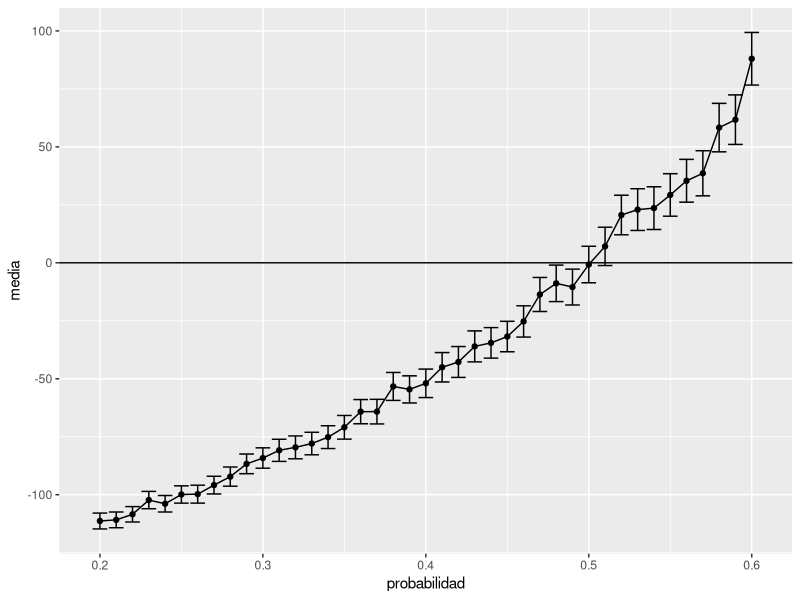
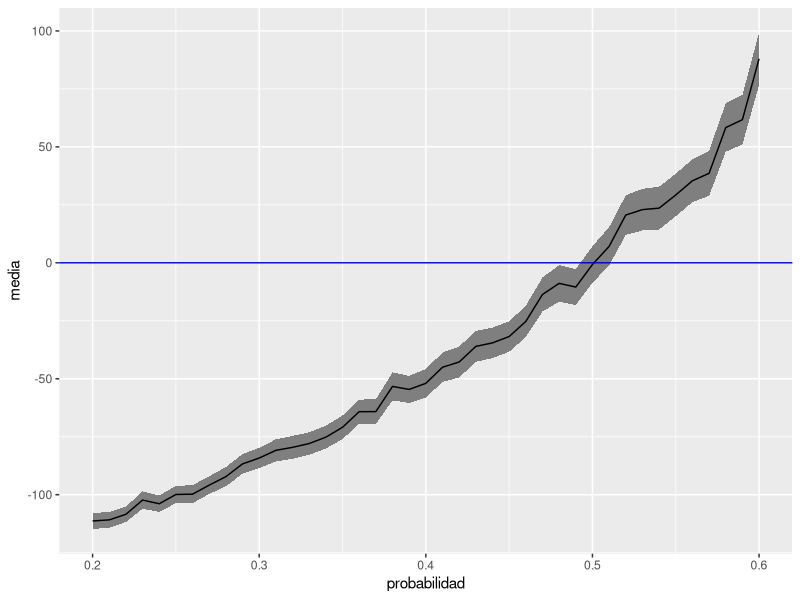
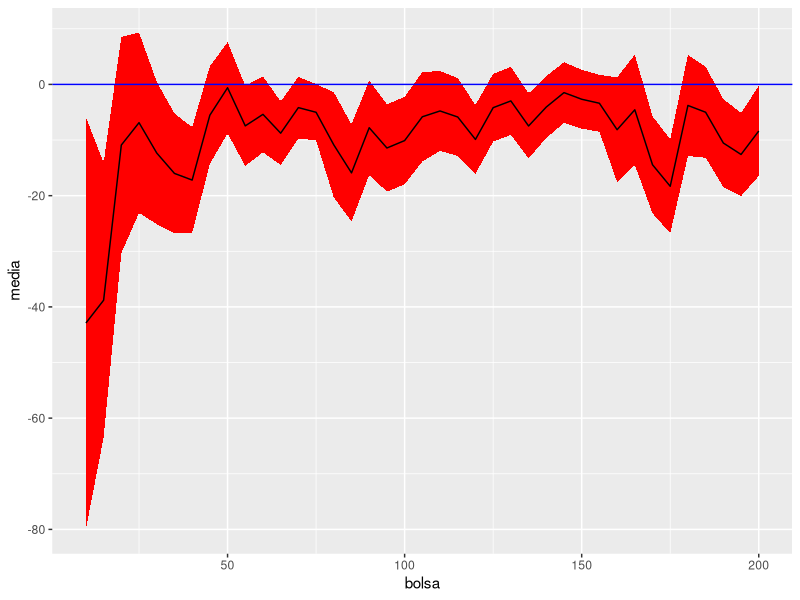
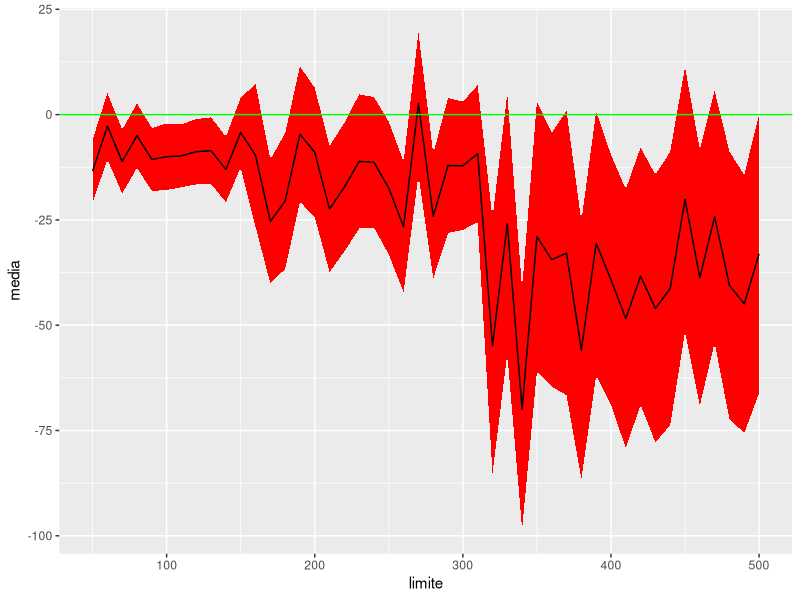

The R source for these figures, in order: (Note: a time limit stopped this script after it produced the figures.)


martingala<- function(bolsa= 100, apuesta=10, limite= 50, probabilidad = 18/37){
  ganado<- bolsa
  while(apuesta<=limite| apuesta<=bolsa){
    
    azar<- rbinom(1, 1, probabilidad)
    
    if(azar== 0){
      ganado<- ganado-apuesta  
      apuesta<-2*apuesta
    }else{
      ganado<- apuesta+ganado
      apuesta<- apuesta
    }
    
  }
  res<- ((ganado-bolsa)/bolsa)*100
  return(res)
}



set.seed(1)
martingala(100, 10, 50, 18/37)


data1<- data.frame(vector(mode= "numeric", length = 1000))

for(i in 1:1000){
  data1[i,1]<- martingala(100, 10, 50, 18/37)
}


media<- mean(data1[,1])
desviacion<- sd(data1[,1])/sqrt(1000)
intsup<- media+1.96*desviacion
intinf<- media-1.96*desviacion

sprintf("Media: %.2f- Desviación:%.2f- Intervalo superior:%.2f- Intervalo inferior:%.2f", media, desviacion, intsup, intinf)

## Modificando el valor probabilidad

probabilidad<- seq(0.2, 0.6, 0.01)
data2<- matrix(vector(mode = "numeric", length = 41000), ncol = length(probabilidad), nrow= 1000)
for(i in 1:length(probabilidad)){
 for(j in 1:1000){
  data2[j,i]<- martingala(100, 10, 50, probabilidad[i])
 }
}


for(i in 1 : length(probabilidad)){
  for(j in 1 : 1000){
data2[j,i]<-martingala(100, 10, 50, probabilidad[i])
  }
}  

data2<-as.data.frame(data2)


for(i in 1 : length(probabilidad)){
  names(data2)[i]<- sprintf("probabilidad- %.2f", probabilidad[i])
}



media<- vector(mode="numeric", length = length(probabilidad))
intinf<- vector(mode="numeric", length = length(probabilidad))
intsup<-vector(mode="numeric", length = length(probabilidad))

for(i in 1: length(probabilidad)){
 media[i]<- mean(data2[[i]])
  intsup[i]<- mean(data2[[i]])+1.96* (sd(data2[[i]])/sqrt(nrow(data2)))
  intinf[i]<- mean(data2[[i]])-1.96* (sd(data2[[i]])/sqrt(nrow(data2)))
}

data3<-data.frame(probabilidad,media,intinf, intsup)


require(ggplot2)
ggplot(data3, aes(x= probabilidad, y= media))+
  geom_errorbar(aes(ymin=intinf, ymax=intsup))+
  geom_line()+
  geom_point()+
  geom_hline(yintercept = 0)


ggplot(data3, aes(x= probabilidad, y= media))+
  geom_ribbon(aes(ymin=intinf, ymax=intsup), fill= "grey50")+
  geom_line()+
  geom_hline(yintercept = 0, color="blue")




## Modificando el valor de bolsa

bolsa<- seq(10,200, 5)

tabla4<- matrix( vector(mode= "numeric", length = length(bolsa)*1000), nrow= 1000, ncol= length(bolsa))

for(i in 1: length(bolsa)){
  for(j in 1: 1000){
    tabla4[j,i]<- martingala(bolsa[i])
  }
}

tabla4<- as.data.frame(tabla4)

for(i in 1 : length(bolsa)){
  names(tabla4)[i]<- sprintf("dinero inicio- %3d", bolsa[i])
}



media<- vector(mode="numeric", length = length(bolsa))
intinf<- vector(mode="numeric", length = length(bolsa))
intsup<-vector(mode="numeric", length = length(bolsa))
for(i in 1: length(bolsa)){
 media[i]<- mean(tabla4[[i]])
 intsup[i]<- mean(tabla4[[i]])+1.96* (sd(tabla4[[i]])/sqrt(nrow(tabla4)))
 intinf[i]<- mean(tabla4[[i]])-1.96* (sd(tabla4[[i]])/sqrt(nrow(tabla4)))
}

tabla5<-data.frame(bolsa,media,intsup,intinf)



ggplot(tabla5,aes(x=bolsa, y=media))+
  geom_ribbon(aes(ymax=intsup, ymin=intinf), fill="red")+
  geom_line()+
  geom_hline(yintercept=0, color= "blue")


## Cambiando el límite de la mesa

limite<- seq(50, 500, 10)

tabla6<- matrix( vector(mode= "numeric", length= length(limite)*1000), nrow = 1000, ncol = length(limite))

for(i in 1: length(limite)){
  for(j in 1: 1000){
    tabla6[j,i]<- martingala(limite = limite[i])
  }
}

tabla6<- as.data.frame(tabla6)

for(i in 1 : length(limite)){
  names(tabla6)[i]<- sprintf("limite establecido de mesa- %3d", limite[i])
}


media<- vector(mode="numeric", length = length(limite))
intinf<- vector(mode="numeric", length = length(limite))
intsup<-vector(mode="numeric", length = length(limite))
for(i in 1: length(limite)){
 media[i]<- mean(tabla6[[i]])
  intsup[i]<- mean(tabla6[[i]])+ 1.96*sd(tabla6[[i]]/sqrt(nrow(tabla6)))
  intinf[i]<- mean(tabla6[[i]])- 1.96*sd(tabla6[[i]]/sqrt(nrow(tabla6)))
}

tabla7<- data.frame(limite,media,intsup,intinf)


ggplot(tabla7, aes(x= limite, y=media))+
  geom_ribbon(aes(ymax=intsup,ymin=intinf), fill="red")+
  geom_line()+
  geom_hline(yintercept = 0, color= "green")


### Rendimiento a la hora de progamar

#### 6. 
k <- 10000000
v1<- vector()
v2<- vector(length = k)
system.time({
for(i in 1:k){
  v1[i]<- i
}         
})


system.time({
for(i in 1:k){
  v2[i]<- i
}
})


###7.
k <- 10000000
v3<- 1:k
system.time({for(i in 1:length(v3)){
  if(v3[i]<30000){
    v3[i]<-TRUE
    }else{
    v3[i]<- FALSE
    } 
  } 
v3<-as.logical(v3)})




system.time({v3<-v3<30000})


###8.
k <- 10000000
v4<- vector("numeric")

system.time({for(i in 1:k){
  v4[i]<-i
}})


system.time({i<- 1
while(i<= k){
  v4[i]<-i
  i<- 1+i
}})


system.time({i<-0
repeat{
 i<-i+1
 v4[i]<- i
 if(i==k){
  break
 }
 }})

###9
m1<- matrix(1:10000000, nrow= 1000000, ncol = 10)

system.time({apply(m1,2,mean)})

system.time({for(i in 1:10){
  print(mean(m1[,i]))
}})


###10.
system.time({mean(1:10000000)})
library("psych")
system.time({
  describe(1:10000000)})
